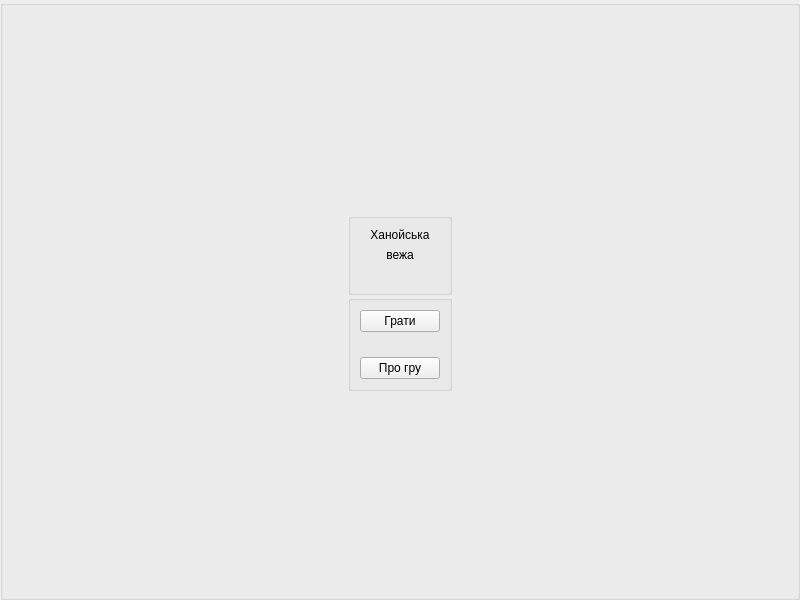
<?xml version="1.0" encoding="UTF-8"?>
<ui version="4.0">
 <class>WelcomeWindow</class>
 <widget class="QWidget" name="WelcomeWindow">
  <property name="geometry">
   <rect>
    <x>0</x>
    <y>0</y>
    <width>800</width>
    <height>600</height>
   </rect>
  </property>
  <property name="windowTitle">
   <string>Form</string>
  </property>
  <property name="windowIcon">
   <iconset resource="resources.qrc">
    <normaloff>:/resourses/images/iconTower.png</normaloff>:/resourses/images/iconTower.png</iconset>
  </property>
  <layout class="QGridLayout" name="gridLayout">
   <property name="leftMargin">
    <number>0</number>
   </property>
   <property name="topMargin">
    <number>0</number>
   </property>
   <property name="rightMargin">
    <number>0</number>
   </property>
   <property name="bottomMargin">
    <number>0</number>
   </property>
   <property name="spacing">
    <number>0</number>
   </property>
   <item row="0" column="0">
    <widget class="QStackedWidget" name="stackedWidget">
     <widget class="QWidget" name="welcomePage">
      <layout class="QGridLayout" name="gridLayout_3">
       <property name="leftMargin">
        <number>0</number>
       </property>
       <property name="topMargin">
        <number>0</number>
       </property>
       <property name="rightMargin">
        <number>0</number>
       </property>
       <property name="bottomMargin">
        <number>0</number>
       </property>
       <property name="spacing">
        <number>0</number>
       </property>
       <item row="0" column="0">
        <widget class="QGroupBox" name="groupBox">
         <property name="title">
          <string/>
         </property>
         <layout class="QGridLayout" name="gridLayout_2">
          <property name="leftMargin">
           <number>0</number>
          </property>
          <property name="topMargin">
           <number>0</number>
          </property>
          <property name="rightMargin">
           <number>0</number>
          </property>
          <property name="bottomMargin">
           <number>0</number>
          </property>
          <property name="spacing">
           <number>0</number>
          </property>
          <item row="1" column="1">
           <widget class="QGroupBox" name="groupName">
            <property name="title">
             <string/>
            </property>
            <layout class="QGridLayout" name="gridLayout_4">
             <property name="bottomMargin">
              <number>30</number>
             </property>
             <item row="0" column="0">
              <widget class="QLabel" name="namrLabel_1">
               <property name="text">
                <string>Ханойська</string>
               </property>
               <property name="alignment">
                <set>Qt::AlignCenter</set>
               </property>
              </widget>
             </item>
             <item row="1" column="0">
              <widget class="QLabel" name="namrLabel_2">
               <property name="text">
                <string>вежа</string>
               </property>
               <property name="alignment">
                <set>Qt::AlignCenter</set>
               </property>
              </widget>
             </item>
            </layout>
           </widget>
          </item>
          <item row="2" column="1">
           <widget class="QGroupBox" name="groupButtons">
            <property name="title">
             <string/>
            </property>
            <layout class="QGridLayout" name="gridLayout_5">
             <property name="verticalSpacing">
              <number>25</number>
             </property>
             <item row="0" column="0">
              <widget class="QPushButton" name="playButton">
               <property name="text">
                <string>Грати</string>
               </property>
              </widget>
             </item>
             <item row="1" column="0">
              <widget class="QPushButton" name="aboutButton">
               <property name="text">
                <string>Про гру</string>
               </property>
              </widget>
             </item>
            </layout>
           </widget>
          </item>
          <item row="1" column="2">
           <spacer name="horizontalSpacer_2">
            <property name="orientation">
             <enum>Qt::Horizontal</enum>
            </property>
            <property name="sizeHint" stdset="0">
             <size>
              <width>40</width>
              <height>20</height>
             </size>
            </property>
           </spacer>
          </item>
          <item row="1" column="0">
           <spacer name="horizontalSpacer">
            <property name="orientation">
             <enum>Qt::Horizontal</enum>
            </property>
            <property name="sizeHint" stdset="0">
             <size>
              <width>40</width>
              <height>20</height>
             </size>
            </property>
           </spacer>
          </item>
          <item row="3" column="1">
           <spacer name="verticalSpacer">
            <property name="orientation">
             <enum>Qt::Vertical</enum>
            </property>
            <property name="sizeHint" stdset="0">
             <size>
              <width>20</width>
              <height>40</height>
             </size>
            </property>
           </spacer>
          </item>
          <item row="0" column="1">
           <spacer name="verticalSpacer_2">
            <property name="orientation">
             <enum>Qt::Vertical</enum>
            </property>
            <property name="sizeHint" stdset="0">
             <size>
              <width>20</width>
              <height>40</height>
             </size>
            </property>
           </spacer>
          </item>
         </layout>
        </widget>
       </item>
      </layout>
     </widget>
    </widget>
   </item>
  </layout>
 </widget>
 <resources>
  <include location="resources.qrc"/>
 </resources>
 <connections/>
</ui>
